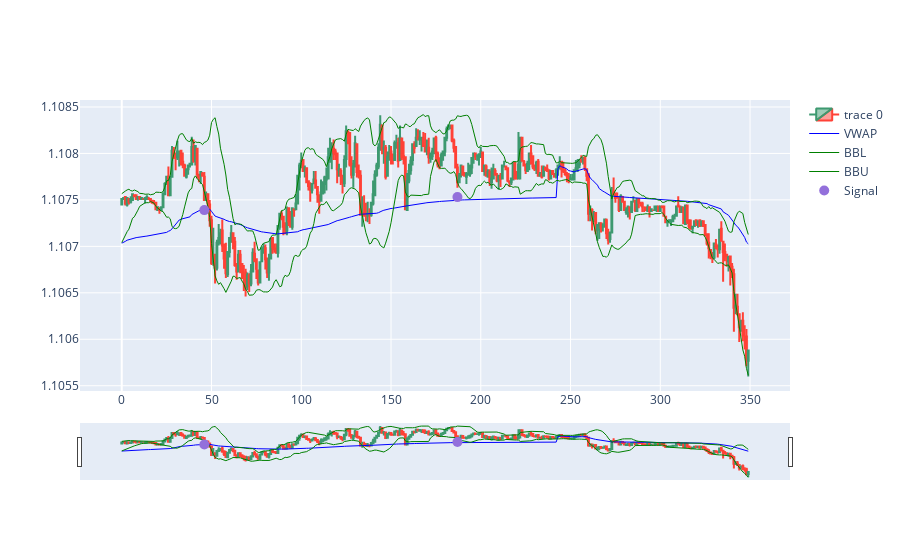

Source (notebook cell):
### Code cell
# Plotting the candles, the indicators, the signals and the Bollinger bands to visualize what we have
import plotly.graph_objects as go
from plotly.subplots import make_subplots
from datetime import datetime
st = 10400
dfpl = df[st:st+350]
dfpl.reset_index(inplace=True)
fig = go.Figure(data=[go.Candlestick(x=dfpl.index,
                open=dfpl['Open'],
                high=dfpl['High'],
                low=dfpl['Low'],
                close=dfpl['Close']),
                 go.Scatter(x=dfpl.index, y=dfpl.VWAP, 
                           line=dict(color='blue', width=1), 
                           name="VWAP"), 
                go.Scatter(x=dfpl.index, y=dfpl['BBL_14_2.0'], 
                           line=dict(color='green', width=1), 
                           name="BBL"),
                go.Scatter(x=dfpl.index, y=dfpl['BBU_14_2.0'], 
                           line=dict(color='green', width=1), 
                           name="BBU")])

fig.add_scatter(x=dfpl.index, y=dfpl['pointposbreak'], mode="markers",
                marker=dict(size=10, color="MediumPurple"),
                name="Signal")
fig.show()

### Figure 1 — Plotly figure (JSON) as saved in the notebook; plotly's stock layout.template omitted (floating-point values rounded to 4 significant figures; data arrays with more than 128 entries replaced by an {"elided": "..."} marker saying what was removed)
{"data": [{"close": {"elided": "350 float values"}, "high": {"elided": "350 float values"}, "low": {"elided": "350 float values"}, "open": {"elided": "350 float values"}, "type": "candlestick", "x": {"elided": "350 int values"}}, {"line": {"color": "blue", "width": 1}, "name": "VWAP", "type": "scatter", "x": {"elided": "350 int values"}, "y": {"elided": "350 float values"}}, {"line": {"color": "green", "width": 1}, "name": "BBL", "type": "scatter", "x": {"elided": "350 int values"}, "y": {"elided": "350 float values"}}, {"line": {"color": "green", "width": 1}, "name": "BBU", "type": "scatter", "x": {"elided": "350 int values"}, "y": {"elided": "350 float values"}}, {"marker": {"color": "MediumPurple", "size": 10}, "mode": "markers", "name": "Signal", "type": "scatter", "x": {"elided": "350 int values"}, "y": {"elided": "350 float values"}}], "layout": {}}
